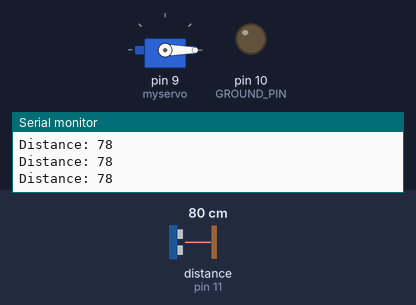
A sketch run on a simulated Arduino Uno, built with avr-gcc and run on an emulated ATmega328P. Parts: servo, output pins drawn as LEDs (lit = HIGH), the last lines printed to the serial monitor. Wiring (inferred from the names in the program): ultrasonic range finder: trigger pin 12; echo pin 11. The inputs (shaded band) are chosen by the test bench; at power-on: distance to the obstacle (sensor on pin 11) 80 cm. The echo pulse lasts 58.3 µs per cm; pins used as bus, display or sensor lines are not drawn.

Above: at 5.8 s.
5.9 s: distance to the obstacle (sensor on pin 11) set to 2 cm
At 11.9 s:
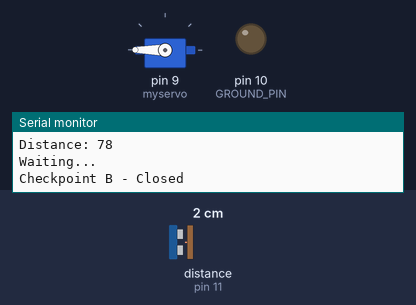
Timing chart, 0 to 13.4 s (numbered marks = the images above; inputs shaded):
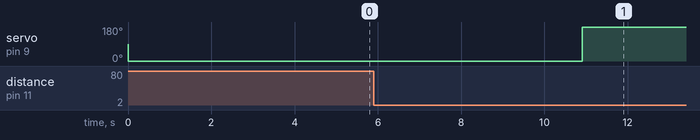

Measured:
- after the input at 5.9 s, servo on pin 9 (myservo): 0° → 180° after 5.0 s

The sketch:

prototype_final.ino
```cpp
/* --------------------------------------------------------------------------------------
    Course Code:
    APSC 101

    Studio Section:
    L2B

    Names:
    Hector Cortez Pineda
    Diana Hartt
    Simas Babeckas
    Kazu Nakane
    Vrinda Grover
    Nathan Zhang

    Date Created : January 17, 2024

    ***Code adapted from Arduino Video 04/05 from resources.***

   Videos located at:
      https://learning.video.ubc.ca/media/Arduino+05_+Using+Sonar+%26+Serial+Monitor+%28for+detecting+distance%29/0_cn8ntxyu

    Purpose:
    This program uses an ultrasonic distance sensor (sonar)
    and shows its readings on the screen of an attached
    computer, via the Arduino Serial Monitor.

    If the distance detected is below a set threshold value, it
    prompts the servo motor to rotate to an "open" or "closed"
    position until the threshold value is detected once again.

    This code uses sample from "Ultrasonic Sensor HC-SR04 and Arduino Tutorial"
    by Dejan Nedelkovski,
    www.HowToMechatronics.com
      https://howtomechatronics.com/tutorials/arduino/ultrasonic-sensor-hc-sr04/

-------------------------------------------------------------------------------------- */

#include <Servo.h>

#define VCC_PIN 13
#define TRIGGER_PIN 12    // sonar trigger pin will be attached to Arduino pin 12
#define ECHO_PIN 11       // sonar echo pint will be attached to Arduino pin 11
#define GROUND_PIN 10     //
#define MAX_DISTANCE 200  // maximum distance set to 200 cm
#define THRESHOLD 30      // threshold value for switch detection

// defines variables
long duration;

int distance;

int pos = 0;        // variable to store the servo position

bool open = true;   // boolean variables indicating if the servo is open or closed

bool closed = false;

bool first = true;  // boolean variable indicating if it's the first time loop() has been run

Servo myservo;  // create servo object to control a servo

void setup() {

  Serial. begin(9600);            // set data transmission rate to communicate with computer

  myservo.attach(9);              // attaches the servo on pin 9 to the servo object

  pinMode(GROUND_PIN, OUTPUT);    // tell pin 10 it is going to be an output

  pinMode(VCC_PIN, OUTPUT);       // tell pin 13 it is going to be an output

  digitalWrite(GROUND_PIN,LOW);   // tell pin 10 to output LOW (OV, or ground)

  digitalWrite(VCC_PIN, HIGH) ;   // tell pin 13 to output HIGH (+5V)

  pinMode(ECHO_PIN, INPUT) ;

  pinMode(TRIGGER_PIN, OUTPUT) ;

}

//the main looping part of the program, which detects a distance using the sonar and displays it on the Serial Monitor
void loop() {

  digitalWrite(TRIGGER_PIN, LOW);   // Clears the trigPin

  delayMicroseconds(2);

  digitalWrite(TRIGGER_PIN, HIGH);  // Sets the trigPin on HIGH state for 10 micro seconds

  delayMicroseconds(20);

  digitalWrite(TRIGGER_PIN, LOW);

  duration = pulseIn(ECHO_PIN, HIGH);

  distance = duration * 0.034/2;       // Calculating the distance

  // if the distance measurement becomes extremely high, it is likely an error.
  // Default to a maximum value of MAX_DISTANCE to identify this condition.
  if (distance > MAX_DISTANCE)
    {distance = MAX_DISTANCE ;}

  //if loop() is being run for the first time since booting up, First() is called
  if(first == true)
    First();

  //calls ClosedServo() if the distance detected is less than the threshold and the switch is open
  if(Sense() == 0 && open == true)
    ClosedServo();

  //calls OpenServo() if the distance detected is less than the threshold and the switch is open
  else if(Sense() == 0 && closed == true)
    OpenServo();


  Serial.print("Distance: ") ;      // Prints the distance on the Serial Monitor, for reference.
  Serial.println(distance);

}

//this function causes the servo motor to move to its closed state, once prompted.
void ClosedServo() {

  Serial.println("Waiting...");   //  indicating message, for tests.

  delay(5000);  //  pauses all functions for 5 seconds.

  myservo.write(180);   // puts servo in the "closed" position
  closed = true;        // boolean variables "open" and "closed" are set to T and F respectively.
  open = false;

  Serial.println("Checkpoint B - Closed");  //  indicating message, for tests.

  delay(1000);  //  pauses all function for 1 second.

  Serial.println("Ready...");   //  indicating message, for tests.

  // while Sense() detects anything, this loop runs (infinite loop)
  while(Sense() < 5) {

    //if Sense() detects any distance greater than the threshold, the while loop is broken.
    if(Sense() == 1)
      break;

  }

}

//this function causes the servo motor to move to its open state, once prompted.
void OpenServo() {

  Serial.println("Waiting...");   //  indicating message, for tests.

  delay(5000);    //  pauses all functions for 5 seconds.

  myservo.write(0);   // puts servo in the "closed" position
  closed = false;        // boolean variables "open" and "closed" are set to T and F respectively.
  open = true;

  Serial.println("Checkpoint C - Open");    //  indicating message, for tests.

  delay(1000);  //  pauses all function for 1 second.

  Serial.println("Ready...");   //  indicating message, for tests.

  //  while Sense() detects anything, this loop runs (infinite loop)
  while(Sense() < 5) {

    //  if Sense() detects any distance greater than the threshold, the while loop is broken.
    if(Sense() == 1)
      break;

  }

}

// this function detects distance and returns 0 if it is smaller than the threshold or vice versa if greater.
int Sense() {

  digitalWrite(TRIGGER_PIN, LOW);   // Clears the trigPin

  delayMicroseconds(2);

  digitalWrite(TRIGGER_PIN, HIGH);  // Sets the trigPin on HIGH state for 10 micro seconds

  delayMicroseconds(20);

  digitalWrite(TRIGGER_PIN, LOW);

  duration = pulseIn(ECHO_PIN, HIGH);

  distance = duration * 0.034/2;       // Calculating the distance

  //  returns 1 if the distance is greater than the set threshold value...
  if(distance > THRESHOLD)
    return(1);

  //  ...or 0 is the distance is less than the threshold.
  else if(distance <= THRESHOLD)
    return(0);

}

// this function only runs if loop() is running for the first time.
void First() {

  Serial.println("Checkpoint A - Starting...");   //  indicating message, for tests.

  myservo.write(0); //  sets the servo to its "open" position.

  delay(5000);  //  delays all functions for 5 seconds.

  first = false;  //  sets the boolean variable "first" to false; it stays like this for the lifetime of the program.

  Serial.println("Go!");   //  indicating message, for tests.

}
```
